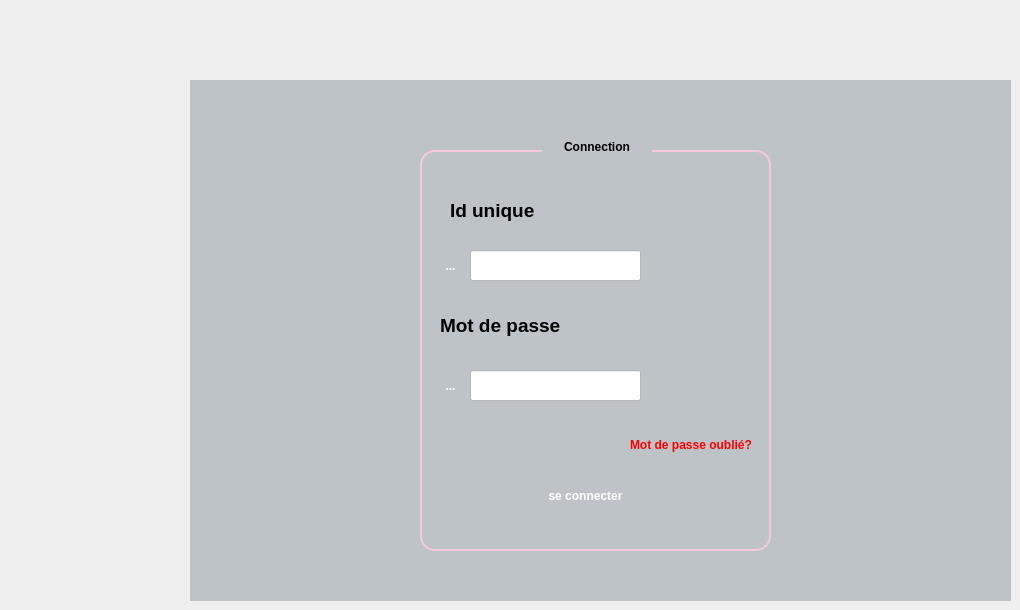
    <widget class="QWidget" name="login">
     <widget class="QWidget" name="widget" native="true">
      <property name="geometry">
       <rect>
        <x>190</x>
        <y>80</y>
        <width>821</width>
        <height>521</height>
       </rect>
      </property>
      <property name="styleSheet">
       <string notr="true">background-color: rgb(189, 195, 199);</string>
      </property>
      <widget class="QGroupBox" name="groupBox_2">
       <property name="geometry">
        <rect>
         <x>230</x>
         <y>50</y>
         <width>351</width>
         <height>421</height>
        </rect>
       </property>
       <property name="styleSheet">
        <string notr="true">QGroupBox {
    border: 2px solid #F8C8DC;
    border-radius: 15px;
    margin-top: 20px;
    background: qlineargradient(spread:pad,
                                x1:0, y1:0,
                                x2:1, y2:0,
                                stop:0 #F8C8DC,
                                stop:1 #BDC3C7);
    color: white;
    font-weight: bold;
    padding: 15px;
}

QGroupBox::title {
    subcontrol-origin: margin;
    subcontrol-position: top centre; 
    padding: 10px 20px; 
    border-radius: 15px; 
    background: qlineargradient(spread:pad,
                                x1:0, y1:0,
                                x2:1, y2:0,
                                stop:0 #F8C8DC,
                                stop:1 #BDC3C7);
    color: black; 
    font-size: 20px; 
    font-weight: bold;
}</string>
       </property>
       <property name="title">
        <string>Connection</string>
       </property>
       <widget class="QToolButton" name="toolButton">
        <property name="geometry">
         <rect>
          <x>10</x>
          <y>120</y>
          <width>41</width>
          <height>31</height>
         </rect>
        </property>
        <property name="styleSheet">
         <string notr="true">QToolButton {
    border: none;
    border-radius: 20px;
    color: white;
    padding: 5px;
    background: qlineargradient(spread:pad,
                                x1:0, y1:0,
                                x2:1, y2:0,
                                stop:0 #F8C8DC,
                                stop:1 #BDC3C7);
    font-weight: bold;
}

QToolButton:hover {
    background: qlineargradient(spread:pad,
                                x1:0, y1:0,
                                x2:1, y2:0,
                                stop:0 #BDC3C7,
                                stop:1 #F8C8DC);
    color: black;
}
</string>
        </property>
        <property name="text">
         <string>...</string>
        </property>
        <property name="icon">
         <iconset theme="QIcon::ThemeIcon::ContactNew"/>
        </property>
        <property name="iconSize">
         <size>
          <width>30</width>
          <height>30</height>
         </size>
        </property>
       </widget>
       <widget class="QToolButton" name="toolButton_2">
        <property name="geometry">
         <rect>
          <x>10</x>
          <y>240</y>
          <width>41</width>
          <height>31</height>
         </rect>
        </property>
        <property name="styleSheet">
         <string notr="true">QToolButton {
    border: none;
    border-radius: 20px;
    color: white;
    padding: 5px;
    background: qlineargradient(spread:pad,
                                x1:0, y1:0,
                                x2:1, y2:0,
                                stop:0 #F8C8DC,
                                stop:1 #BDC3C7);
    font-weight: bold;
}

QToolButton:hover {
    background: qlineargradient(spread:pad,
                                x1:0, y1:0,
                                x2:1, y2:0,
                                stop:0 #BDC3C7,
                                stop:1 #F8C8DC);
    color: black;
}
</string>
        </property>
        <property name="text">
         <string>...</string>
        </property>
        <property name="icon">
         <iconset theme="QIcon::ThemeIcon::SystemLockScreen"/>
        </property>
        <property name="iconSize">
         <size>
          <width>30</width>
          <height>30</height>
         </size>
        </property>
       </widget>
       <widget class="QLabel" name="label_3">
        <property name="geometry">
         <rect>
          <x>210</x>
          <y>300</y>
          <width>121</width>
          <height>31</height>
         </rect>
        </property>
        <property name="styleSheet">
         <string notr="true">background-color:transparent;</string>
        </property>
        <property name="text">
         <string>&lt;html&gt;&lt;head/&gt;&lt;body&gt;&lt;p&gt;&lt;span style=&quot; font-weight:700; color:#ff0000;&quot;&gt;Mot de passe oublié?&lt;/span&gt;&lt;/p&gt;&lt;/body&gt;&lt;/html&gt;</string>
        </property>
       </widget>
       <widget class="QToolButton" name="toolButton_seConnecter">
        <property name="geometry">
         <rect>
          <x>100</x>
          <y>340</y>
          <width>131</width>
          <height>51</height>
         </rect>
        </property>
        <property name="styleSheet">
         <string notr="true">QToolButton {
    border: none;
    border-radius: 20px;
    color: white;
    padding: 5px;
    background: qlineargradient(spread:pad,
                                x1:0, y1:0,
                                x2:1, y2:0,
                                stop:0 #F8C8DC,
                                stop:1 #BDC3C7);
    font-weight: bold;
}

QToolButton:hover {
    background: qlineargradient(spread:pad,
                                x1:0, y1:0,
                                x2:1, y2:0,
                                stop:0 #BDC3C7,
                                stop:1 #F8C8DC);
    color: black;
}
</string>
        </property>
        <property name="text">
         <string>se connecter</string>
        </property>
       </widget>
       <widget class="QLabel" name="label_4">
        <property name="geometry">
         <rect>
          <x>30</x>
          <y>50</y>
          <width>91</width>
          <height>61</height>
         </rect>
        </property>
        <property name="styleSheet">
         <string notr="true">background-color:transparent;
</string>
        </property>
        <property name="text">
         <string>&lt;html&gt;&lt;head/&gt;&lt;body&gt;&lt;p&gt;&lt;span style=&quot; font-size:14pt; font-weight:700; color:#000000;&quot;&gt;Id unique&lt;/span&gt;&lt;/p&gt;&lt;/body&gt;&lt;/html&gt;</string>
        </property>
       </widget>
       <widget class="QLineEdit" name="lineEdit">
        <property name="geometry">
         <rect>
          <x>50</x>
          <y>120</y>
          <width>171</width>
          <height>31</height>
         </rect>
        </property>
        <property name="styleSheet">
         <string notr="true">background-color: rgb(255, 255, 255);</string>
        </property>
       </widget>
       <widget class="QLineEdit" name="lineEdit_2">
        <property name="geometry">
         <rect>
          <x>50</x>
          <y>240</y>
          <width>171</width>
          <height>31</height>
         </rect>
        </property>
        <property name="styleSheet">
         <string notr="true">background-color: rgb(255, 255, 255);</string>
        </property>
       </widget>
       <widget class="QLabel" name="label_2">
        <property name="geometry">
         <rect>
          <x>20</x>
          <y>180</y>
          <width>141</width>
          <height>31</height>
         </rect>
        </property>
        <property name="styleSheet">
         <string notr="true">background-color:transparent;</string>
        </property>
        <property name="text">
         <string>&lt;html&gt;&lt;head/&gt;&lt;body&gt;&lt;p&gt;&lt;span style=&quot; font-size:14pt; font-weight:700; color:#000000;&quot;&gt;Mot de passe&lt;/span&gt;&lt;/p&gt;&lt;/body&gt;&lt;/html&gt;</string>
        </property>
       </widget>
      </widget>
     </widget>
    </widget>
